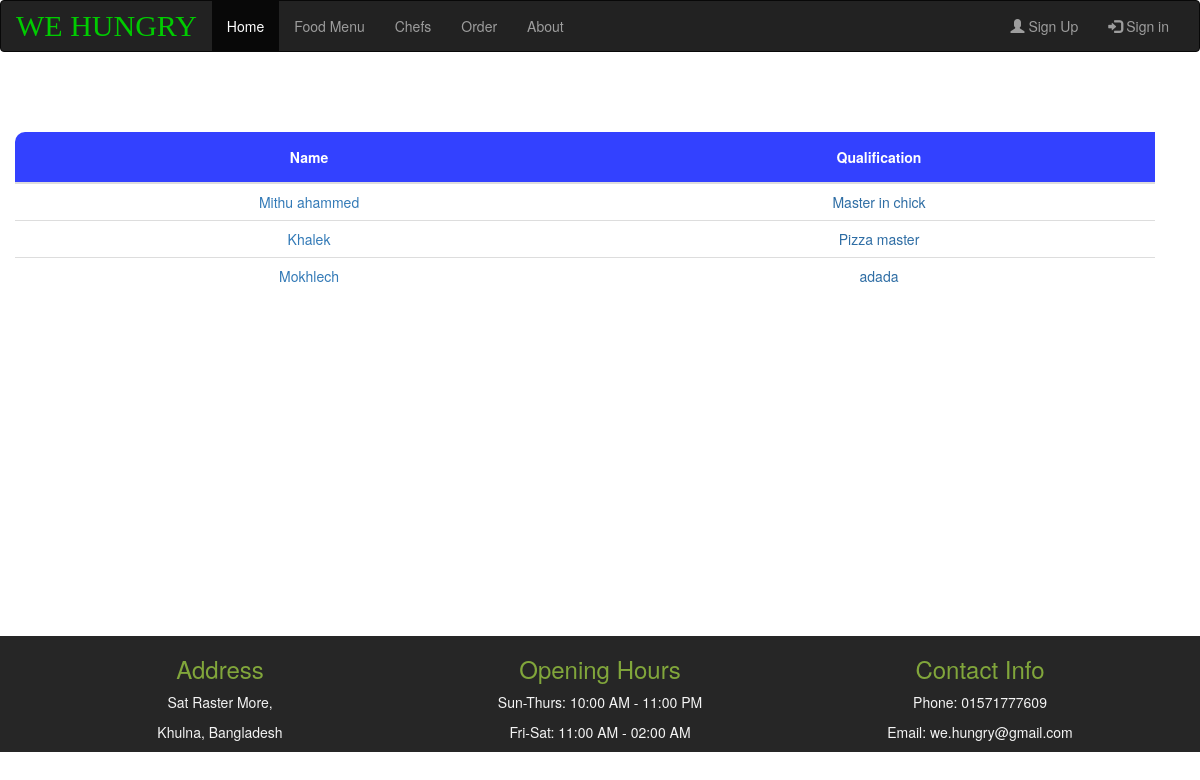
The app's page /chef-show.php, older data.
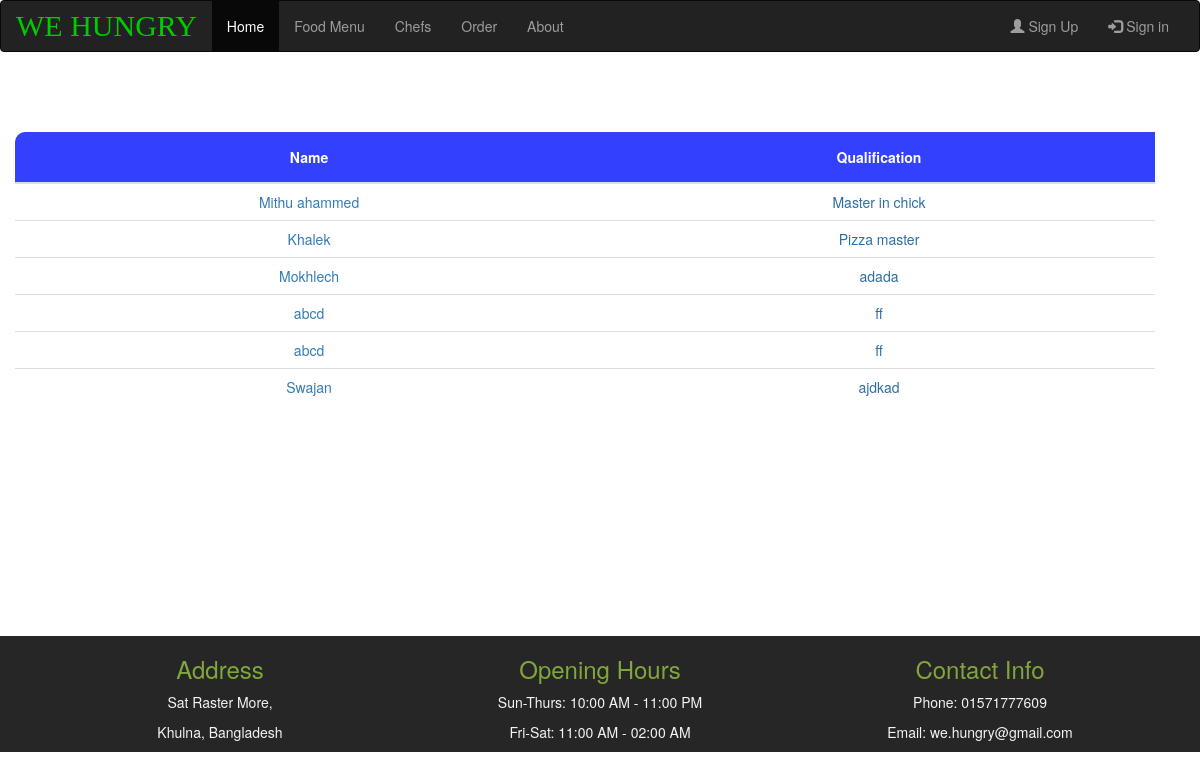
The same page, newer data.
### tables this page shows
CREATE TABLE `chef` (
  `id` int(11) NOT NULL,
  `name` varchar(255) NOT NULL,
  `image` varchar(255) NOT NULL,
  `qualification` varchar(255) NOT NULL
);

### src/database.php (called while the page is built, shortened)
<?php
function db_select($query){
    $con = db_connect();
    $rows = $con->query($query);
    $data=[];
    if($rows==null){
        echo "Database query failed";
        return $data;
    }else {
        $rows = $rows->fetch_all(MYSQLI_BOTH);
        foreach ($rows as $row){
            array_push($data,$row);
        }
    }
    return $data;
}
function db_connect(){
    $serverName="localhost";
    $userName="root";
    $password="";
    $dbName="resturant";
    $con= new mysqli($serverName,$userName,$password,$dbName);
    if($con->connect_errno){
        die("coonection failed".$con->connect_error);
    }else {
        return $con;
    }
}

### Public/chef-show.php (the view, shortened to what this page needs)
<?php
include_once '../layout/header.php';
include_once '../src/database.php';
$sql = "SELECT * FROM chef ;";
$res = db_select($sql);
?>
    <div class="table-responsive container row" style="margin-left: -30px;">
        <br>
        <br>
        <br>
        <table class="table">
            <thead>
            <tr>
                <th>Name</th>
                <th>Qualification</th>
            </tr>
            </thead>
            <tbody>
            <?php foreach ($res as $item): ?>
                <tr>
                    <td style="text-align: center">
                        <a class="edit" href="chef-profile.php?id=<?=$item['id']?>">
                            <?= $item['name'] ?>
                        </a></td>
                    <td style="text-align:center; color: #2e6da4"><?= $item['qualification'] ?></td>
                </tr>
            <?php endforeach; ?>
            </tbody>
        </table>
    </div>
<?php include_once '../layout/footer.php' ?>

Row changes from the older to the newer data that the page shows:
added chef: name "abcd", qualification "ff"
added chef: name "abcd", qualification "ff"
added chef: name "Swajan", qualification "ajdkad"
